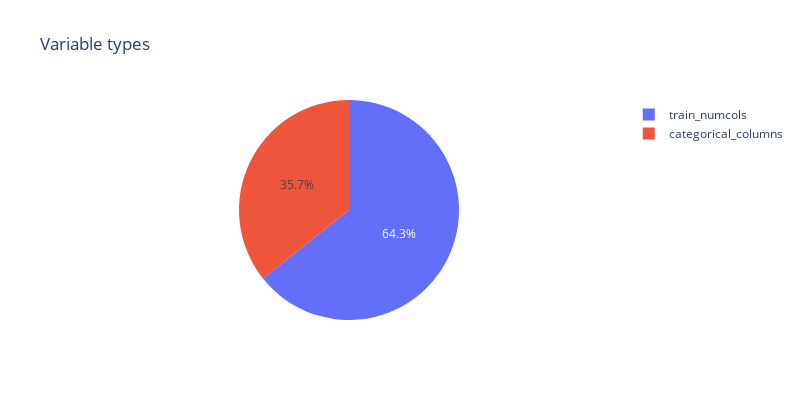

The notebook cell this image was saved under:
### Markdown cell above
##  6. Exploratory Data Analysis

 - What is EDA
 - Purpose
 - Advantages and Importance


Exploratory data analysis is an approach to analyze data sets to find out patterns, insights and see if any of the variables can be useful in predicting the y variables. Visual methods are often used to summarize the data. Primarily EDA is for seeing what the data can tell us beyond the formal modeling or hypothesis testing tasks.



The goal of this section is to:
- Check proportion of columns by data type
- Encoding the categorical features
- Check if the target variable is balanced or is there a need to balance the target variable
- Understand the correlation of various features with each other, so that you understand which variables might be giving same information
- Get insights or relationships from the data which may be useful from business perspective
- Perform statistical significance test for categorical features

### Check proportion of columns by data type

### Code cell
# Plot proportion of columns by data type using a pie chart
variables = {
    'categorical_columns': len(categorical_columns),
    #'binary_columns': len(binary_columns),
    'train_numcols': len(train_numcols)
}

# Plot
pie_trace = go.Pie(labels=list(variables.keys()),
                   values=list(variables.values()))
layout = dict(title="Variable types", height=400, width=800)
fig = dict(data=[pie_trace], layout=layout)
py.iplot(fig)

### Figure 1 — Plotly figure (JSON) as saved in the notebook; plotly's stock layout.template omitted (floating-point values rounded to 4 significant figures)
{"data": [{"labels": ["categorical_columns", "train_numcols"], "type": "pie", "values": [5, 9]}], "layout": {"height": 400, "title": {"text": "Variable types"}, "width": 800}}
